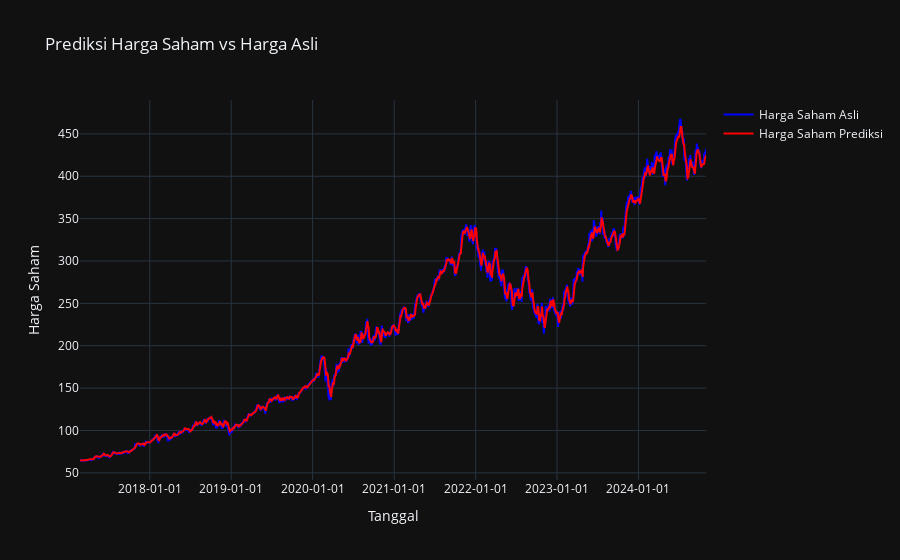

The notebook cell this image was saved under:
### Markdown cell above
Tahapan evalusasi visual digunakan agar dapat membandingkan nilai saham asli dengan nilai saham prediksi secara jelas dan keseluruhan.

### Code cell
data = pd.DataFrame({
    'Tanggal': comparison['Tanggal'],
    'True Closing Price': comparison['Harga Saham Asli'],
    'Predicted Closing Price': comparison['Harga Saham Prediksi']
})

fig = go.Figure()

fig.add_trace(go.Scatter(
    x=data['Tanggal'],
    y=data['True Closing Price'],
    mode='lines',
    name='Harga Saham Asli',
    line=dict(color='blue')
))

fig.add_trace(go.Scatter(
    x=data['Tanggal'],
    y=data['Predicted Closing Price'],
    mode='lines',
    name='Harga Saham Prediksi',
    line=dict(color='red')
))

fig.update_layout(
    title="Prediksi Harga Saham vs Harga Asli",
    xaxis_title="Tanggal",
    yaxis_title="Harga Saham",
    template="plotly_dark",
    xaxis=dict(tickformat="%Y-%m-%d"),
    showlegend=True
)

fig.show()

### Figure 1 — Plotly figure (JSON) as saved in the notebook; plotly's stock layout.template omitted (floating-point values rounded to 4 significant figures; data arrays with more than 128 entries replaced by an {"elided": "..."} marker saying what was removed)
{"data": [{"line": {"color": "blue"}, "mode": "lines", "name": "Harga Saham Asli", "type": "scatter", "x": {"elided": "1936 str values"}, "y": {"elided": "1936 float values"}}, {"line": {"color": "red"}, "mode": "lines", "name": "Harga Saham Prediksi", "type": "scatter", "x": {"elided": "1936 str values"}, "y": {"elided": "1936 float values"}}], "layout": {"showlegend": true, "title": {"text": "Prediksi Harga Saham vs Harga Asli"}, "xaxis": {"tickformat": "%Y-%m-%d", "title": {"text": "Tanggal"}}, "yaxis": {"title": {"text": "Harga Saham"}}}}
